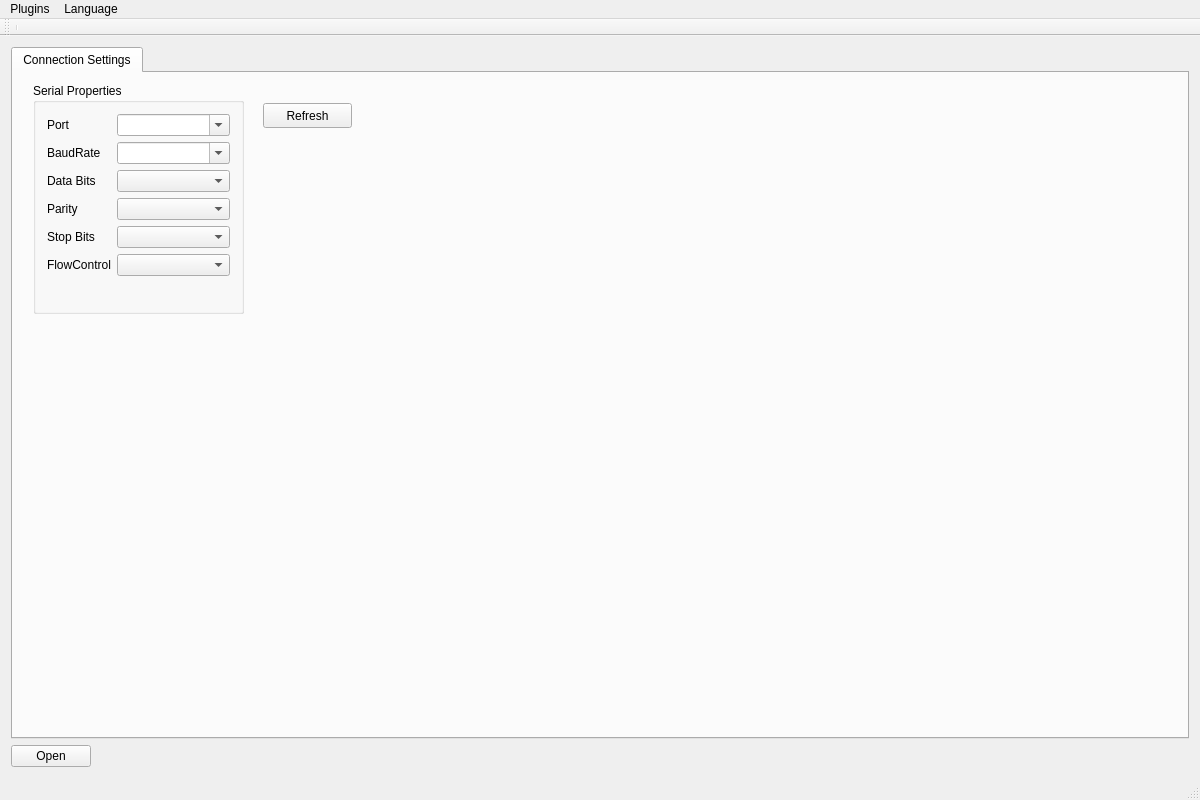
<?xml version="1.0" encoding="UTF-8"?>
<ui version="4.0">
 <class>MainWindow</class>
 <widget class="QMainWindow" name="MainWindow">
  <property name="geometry">
   <rect>
    <x>0</x>
    <y>0</y>
    <width>1200</width>
    <height>800</height>
   </rect>
  </property>
  <property name="windowTitle">
   <string>QAmigo</string>
  </property>
  <property name="windowIcon">
   <iconset>
    <normalon>:/com_128px.ico</normalon>
   </iconset>
  </property>
  <widget class="QWidget" name="centralWidget">
   <layout class="QGridLayout" name="gridLayout">
    <item row="3" column="0">
     <layout class="QHBoxLayout" name="horizontalLayout">
      <item>
       <widget class="QPushButton" name="buttonOpen">
        <property name="text">
         <string>Open</string>
        </property>
       </widget>
      </item>
      <item>
       <spacer name="horizontalSpacer">
        <property name="orientation">
         <enum>Qt::Orientation::Horizontal</enum>
        </property>
        <property name="sizeHint" stdset="0">
         <size>
          <width>40</width>
          <height>20</height>
         </size>
        </property>
       </spacer>
      </item>
     </layout>
    </item>
    <item row="1" column="0">
     <widget class="QTabWidget" name="tabMain">
      <property name="currentIndex">
       <number>0</number>
      </property>
      <widget class="QWidget" name="tabConnection">
       <attribute name="title">
        <string>Connection Settings</string>
       </attribute>
       <widget class="QGroupBox" name="groupSerialProperties">
        <property name="geometry">
         <rect>
          <x>20</x>
          <y>10</y>
          <width>211</width>
          <height>231</height>
         </rect>
        </property>
        <property name="title">
         <string>Serial Properties</string>
        </property>
        <layout class="QVBoxLayout" name="verticalLayout">
         <item>
          <layout class="QFormLayout" name="formLayout_2">
           <item row="0" column="0">
            <widget class="QLabel" name="labelPort">
             <property name="text">
              <string>Port</string>
             </property>
            </widget>
           </item>
           <item row="0" column="1">
            <widget class="QComboBox" name="comboPorts">
             <property name="editable">
              <bool>true</bool>
             </property>
            </widget>
           </item>
           <item row="1" column="0">
            <widget class="QLabel" name="labelBaudRate">
             <property name="text">
              <string>BaudRate</string>
             </property>
            </widget>
           </item>
           <item row="1" column="1">
            <widget class="QComboBox" name="comboBaudrate">
             <property name="editable">
              <bool>true</bool>
             </property>
            </widget>
           </item>
           <item row="2" column="0">
            <widget class="QLabel" name="labelDataBits">
             <property name="text">
              <string>Data Bits</string>
             </property>
            </widget>
           </item>
           <item row="2" column="1">
            <widget class="QComboBox" name="comboDataBits"/>
           </item>
           <item row="3" column="0">
            <widget class="QLabel" name="labelParity">
             <property name="frameShape">
              <enum>QFrame::Shape::NoFrame</enum>
             </property>
             <property name="text">
              <string>Parity</string>
             </property>
            </widget>
           </item>
           <item row="3" column="1">
            <widget class="QComboBox" name="comboParity"/>
           </item>
           <item row="4" column="0">
            <widget class="QLabel" name="labelStopBits">
             <property name="text">
              <string>Stop Bits</string>
             </property>
            </widget>
           </item>
           <item row="4" column="1">
            <widget class="QComboBox" name="comboStopBits"/>
           </item>
           <item row="5" column="0">
            <widget class="QLabel" name="labelFlowControl">
             <property name="text">
              <string>FlowControl</string>
             </property>
            </widget>
           </item>
           <item row="5" column="1">
            <widget class="QComboBox" name="comboFlowControl"/>
           </item>
          </layout>
         </item>
        </layout>
       </widget>
       <widget class="QPushButton" name="buttonRefreshPorts">
        <property name="geometry">
         <rect>
          <x>250</x>
          <y>30</y>
          <width>89</width>
          <height>25</height>
         </rect>
        </property>
        <property name="text">
         <string>Refresh</string>
        </property>
       </widget>
      </widget>
     </widget>
    </item>
   </layout>
  </widget>
  <widget class="QMenuBar" name="menuBar">
   <property name="geometry">
    <rect>
     <x>0</x>
     <y>0</y>
     <width>1200</width>
     <height>18</height>
    </rect>
   </property>
   <widget class="QMenu" name="menuPlugins">
    <property name="title">
     <string>Plugins</string>
    </property>
    <addaction name="actionLoad_Plugin"/>
   </widget>
   <widget class="QMenu" name="menuLanguage">
    <property name="title">
     <string>Language</string>
    </property>
    <addaction name="actionEnglish"/>
   </widget>
   <addaction name="menuPlugins"/>
   <addaction name="menuLanguage"/>
  </widget>
  <widget class="QToolBar" name="mainToolBar">
   <attribute name="toolBarArea">
    <enum>TopToolBarArea</enum>
   </attribute>
   <attribute name="toolBarBreak">
    <bool>false</bool>
   </attribute>
   <addaction name="separator"/>
  </widget>
  <widget class="QStatusBar" name="statusBar"/>
  <action name="actionload">
   <property name="text">
    <string>load</string>
   </property>
  </action>
  <action name="actionLoad_Plugin">
   <property name="text">
    <string>Load Plugin</string>
   </property>
  </action>
  <action name="actionEnglish">
   <property name="text">
    <string>English</string>
   </property>
  </action>
 </widget>
 <layoutdefault spacing="6" margin="11"/>
 <resources/>
 <connections/>
</ui>
